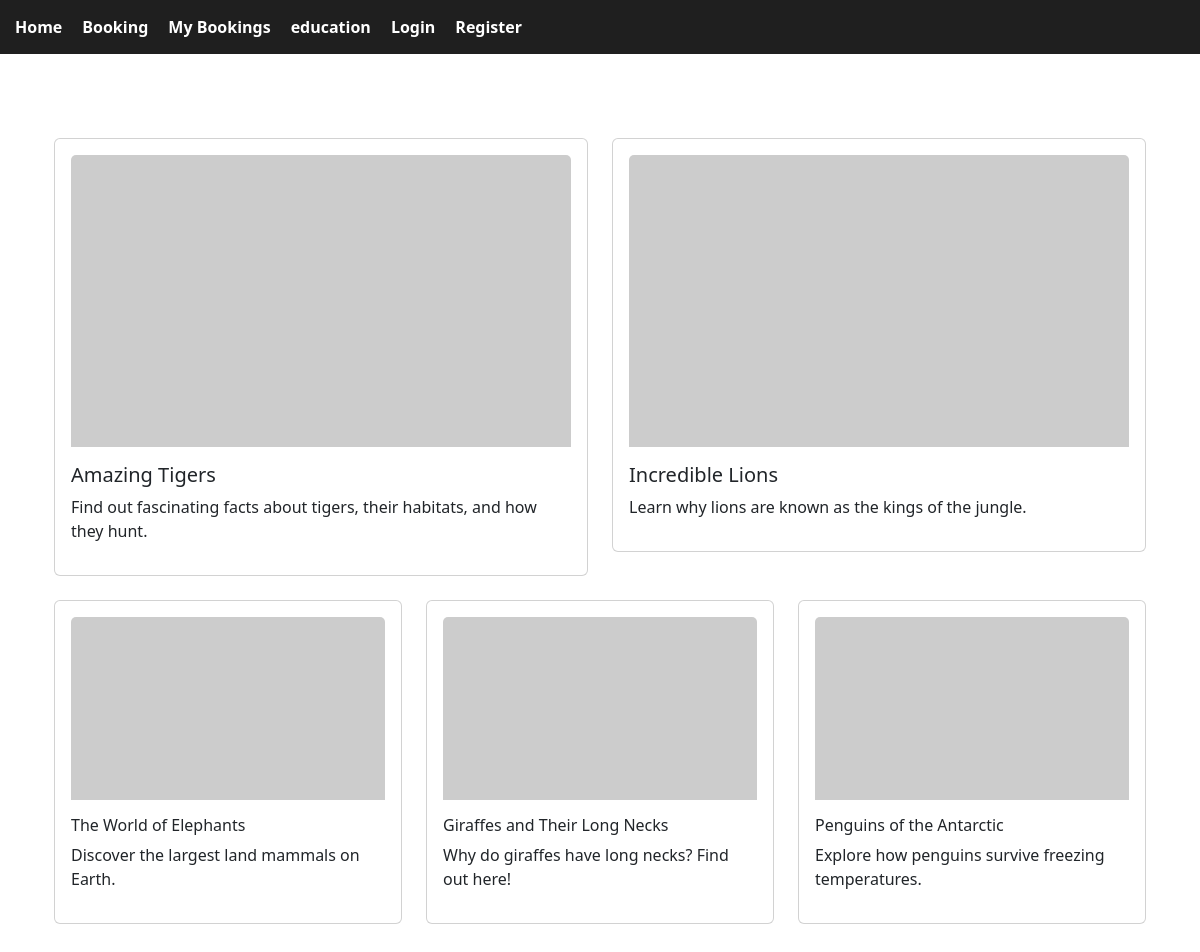
The page /education on the database its author committed.
### tables this page shows
CREATE TABLE education (
        id INTEGER PRIMARY KEY AUTOINCREMENT,
        title TEXT NOT NULL,
        summary TEXT,
        image TEXT,
        content TEXT
    );

### app.py (the view)
@app.route("/education")
def education():
    db = get_db()
    db.row_factory = sqlite3.Row  # <--- allows named access
    c = db.cursor()
    articles = c.execute("""
        SELECT * FROM education
    """).fetchall()
    return render_template("education.html", articles=articles)

### app.py (called while the page is built)
def get_db():
    return sqlite3.connect("booking.db", check_same_thread=False)

### templates/education.html
{% extends "base.html" %}
{% block content %}
<div class="container mt-4">
    <div class="row">
        {% for article in articles[:2] %}
        <div class="col-md-6 mb-4">
            <a href="/article/{{ article['id'] }}" style="text-decoration:none; color:inherit;">
                <div class="card p-3">
                    <img src="{{ article['image'] or 'https://via.placeholder.com/600x350' }}" class="card-img-top mb-3">
                    <h5>{{ article['title'] }}</h5>
                    <p>{{ article['summary'] }}</p>
                </div>
            </a>
        </div>
        {% endfor %}
    </div>
    <div class="row">
        {% for article in articles[2:] %}
        <div class="col-md-4 mb-4">
            <a href="/article/{{ article['id'] }}" style="text-decoration:none; color:inherit;">
                <div class="card p-3">
                    <img src="{{ article['image'] or 'https://via.placeholder.com/400x250' }}" class="card-img-top mb-3">
                    <h6>{{ article['title'] }}</h6>
                    <p>{{ article['summary'] }}</p>
                </div>
            </a>
        </div>
        {% endfor %}
    </div>
</div>
{% endblock %}

### templates/base.html (shortened to what this page needs)
<!DOCTYPE html>
<html>
<head>
    <link rel="stylesheet" type="text/css" href="{{ url_for('static', filename='styles.css') }}">
    <link href="https://cdn.jsdelivr.net/npm/bootstrap@5.3.0/dist/css/bootstrap.min.css" rel="stylesheet">
</head>
<body>
    <nav>
        <ul>
            <li><a href="/">Home</a></li>
            <li><a href="/booking">Booking</a></li>
            <li><a href="/my-bookings">My Bookings</a></li>
            <li><a href="/education">education</a></li>
            {% if session.get('user_id') %}
                <li><a href="/logout">Logout ({{ session['username'] }})</a></li>
            {% else %}
                <li><a href="/login">Login</a></li>
                <li><a href="/register">Register</a></li>
            {% endif %}
        </ul>
    </nav>
    <div class="container">
        {% block content %}
        {% endblock %}
    </div>
</body>
</html>

### static/styles.css (style rules this page uses)
body { font-family: Arial, sans-serif; margin: 0; }
nav { background: #1f1f1f; color: white; padding: 15px; }
nav ul { list-style: none; margin: 0; padding: 0; display: flex; gap: 20px; }
nav ul li { display: inline-block; }
nav a { color: white; text-decoration: none; font-size: 16px; font-weight: bold; }
.container { padding: 30px; }
body { font-family: Calibri, sans-serif; }

### rows shown on the page
education: title "Amazing Tigers", summary "Find out fascinating facts about tigers, their habitats, and how they hunt."
education: title "Incredible Lions", summary "Learn why lions are known as the kings of the jungle."
education: title "The World of Elephants", summary "Discover the largest land mammals on Earth."
education: title "Giraffes and Their Long Necks", summary "Why do giraffes have long necks? Find out here!"
education: title "Penguins of the Antarctic", summary "Explore how penguins survive freezing temperatures."
